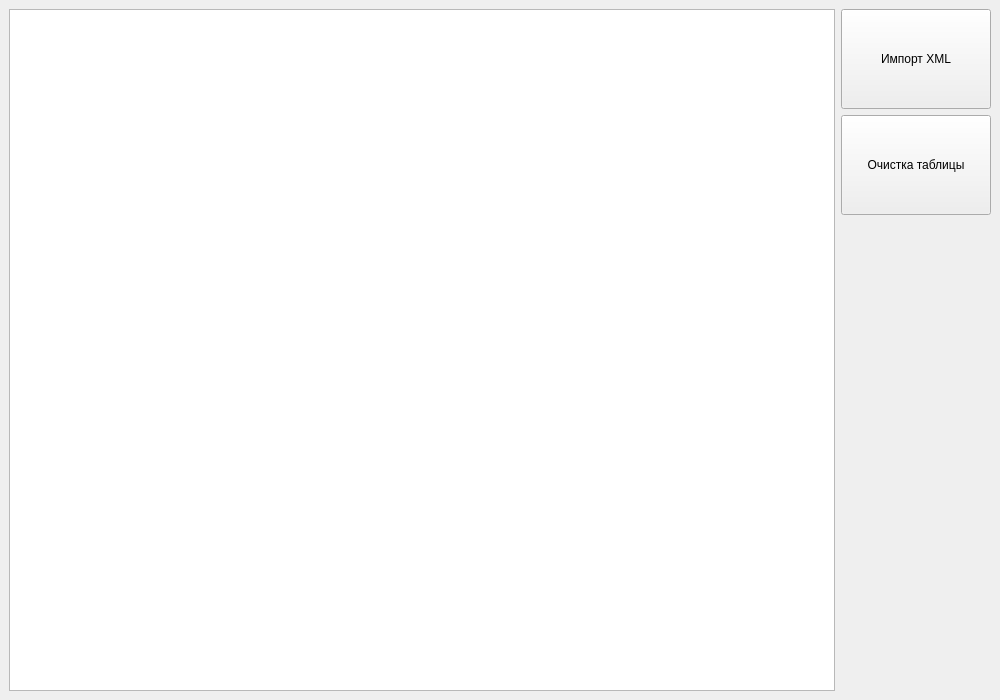
<?xml version="1.0" encoding="UTF-8"?>
<ui version="4.0">
 <class>OnlyWindow</class>
 <widget class="QMainWindow" name="OnlyWindow">
  <property name="geometry">
   <rect>
    <x>0</x>
    <y>0</y>
    <width>1000</width>
    <height>700</height>
   </rect>
  </property>
  <property name="minimumSize">
   <size>
    <width>1000</width>
    <height>700</height>
   </size>
  </property>
  <property name="maximumSize">
   <size>
    <width>1000</width>
    <height>700</height>
   </size>
  </property>
  <property name="windowTitle">
   <string>OnlyWindow</string>
  </property>
  <widget class="QWidget" name="centralwidget">
   <layout class="QHBoxLayout" name="horizontalLayout">
    <item>
     <widget class="QTableView" name="tviewSqlTable">
      <property name="editTriggers">
       <set>QAbstractItemView::NoEditTriggers</set>
      </property>
      <property name="alternatingRowColors">
       <bool>true</bool>
      </property>
     </widget>
    </item>
    <item>
     <layout class="QVBoxLayout" name="verticalLayout">
      <item>
       <widget class="QToolButton" name="tbuttonImport">
        <property name="minimumSize">
         <size>
          <width>150</width>
          <height>100</height>
         </size>
        </property>
        <property name="text">
         <string>Импорт XML</string>
        </property>
       </widget>
      </item>
      <item>
       <widget class="QToolButton" name="tbuttonClearTable">
        <property name="minimumSize">
         <size>
          <width>150</width>
          <height>100</height>
         </size>
        </property>
        <property name="text">
         <string>Очистка таблицы</string>
        </property>
       </widget>
      </item>
      <item>
       <spacer name="verticalSpacer">
        <property name="orientation">
         <enum>Qt::Vertical</enum>
        </property>
        <property name="sizeHint" stdset="0">
         <size>
          <width>20</width>
          <height>40</height>
         </size>
        </property>
       </spacer>
      </item>
     </layout>
    </item>
   </layout>
  </widget>
 </widget>
 <resources/>
 <connections/>
</ui>
